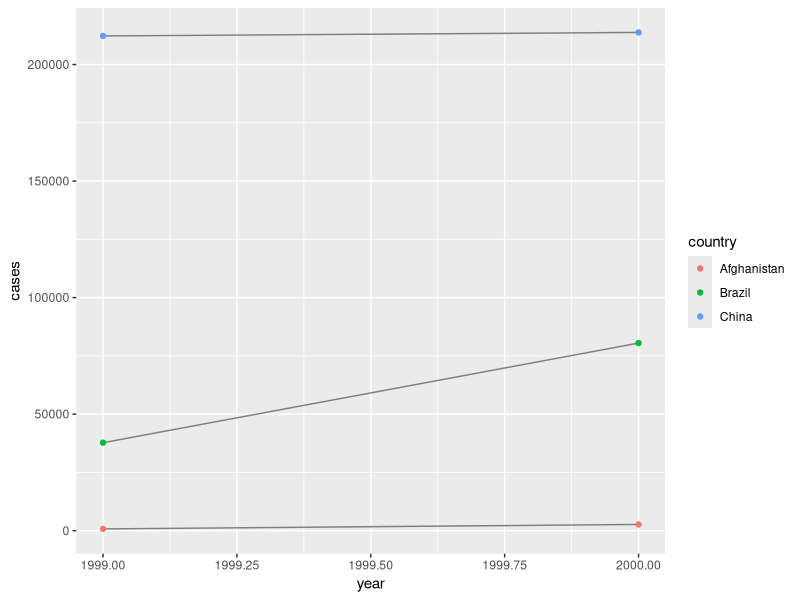
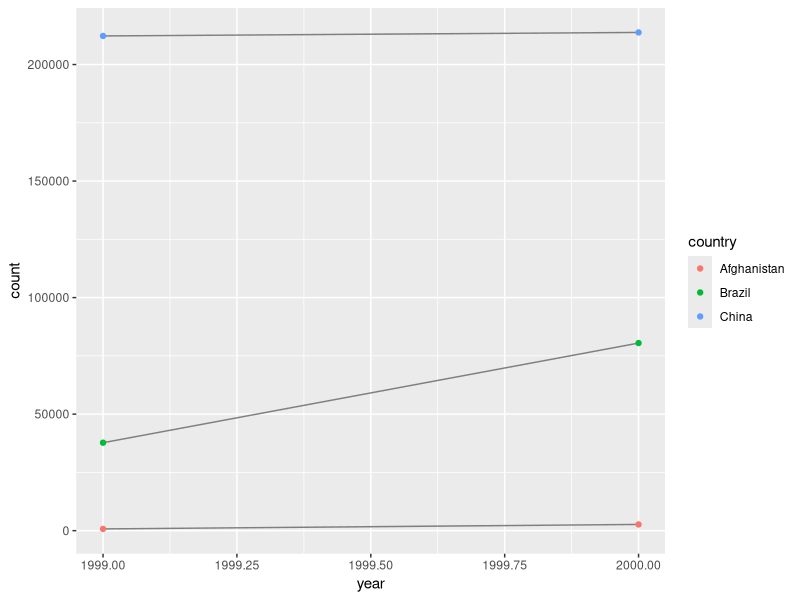

Reproduce these figures in R, in order.
## ---- chunk 1
library(tidyverse)
## ---- chunk 2
table1
## ---- chunk 3
table2
## ---- chunk 4
table3
## ---- chunk 5
table4a
## ---- chunk 6
table4b
## ---- chunk 7
table1 %>% 
  mutate(rate = cases / population * 10000)
## ---- chunk 8
table1 %>% 
  count(year, wt = cases)
## ---- chunk 9
library(ggplot2)
ggplot(table1, aes(year, cases)) + 
  geom_line(aes(group = country), colour = "grey50") + 
  geom_point(aes(colour = country))
## ---- chunk 10
table2 %>% 
  filter(type == "cases") %>%
  ggplot(aes(year, count)) + 
  geom_line(aes(group = country), colour = "grey50") + 
  geom_point(aes(colour = country))
## ---- chunk 11
table4a %>% 
  gather(`1999`, `2000`, key = "year", value = "cases")
## ---- chunk 12
table4b %>% 
  gather(`1999`, `2000`, key = "year", value = "population")
## ---- chunk 13
tidy4a <- table4a %>% 
  gather(`1999`, `2000`, key = "year", value = "cases")
tidy4b <- table4b %>% 
  gather(`1999`, `2000`, key = "year", value = "population")
left_join(tidy4a, tidy4b)
## ---- chunk 14
spread(table2, key = type, value = count)
## ---- chunk 15
stocks <- tibble(
  year   = c(2015, 2015, 2016, 2016),
  half  = c(   1,    2,     1,    2),
  return = c(1.88, 0.59, 0.92, 0.17)
)
stocks %>% 
  spread(year, return) %>% 
  gather("year", "return", `2015`:`2016`)
## ---- chunk 16
stocks %>% 
  spread(year, return) %>% 
  gather("year", "return", `2015`:`2016`, convert = TRUE)
## ---- chunk 17
preg <- tribble(
  ~pregnant, ~male, ~female,
  "yes",     NA,    10,
  "no",      20,    12
)
## ---- chunk 18
preg%>%
  gather(male, female, key="gender", value=cases)
## ---- chunk 19
preg %>% gather(male, female, key="gender", value=cases) %>%
  spread(key = pregnant, value=cases)
## ---- chunk 20
table3 %>% 
  separate(rate, into = c("cases", "population"))
## ---- chunk 21
table3 %>% 
  separate(rate, into = c("cases", "population"), sep = "/")
## ---- chunk 22
table3 %>% 
  separate(rate, into = c("cases", "population"), convert = TRUE)
## ---- chunk 23
table3 %>% 
  separate(year, into = c("century", "year"), sep = 2)
## ---- chunk 24
table5 %>% 
  unite(new, century, year)
## ---- chunk 25
table5 %>% 
  unite(new, century, year, sep = "")
## ---- chunk 26
tibble(x = c("a,b,c", "d,e,f,g", "h,i,j")) %>% 
  separate(x, c("one", "two", "three"), extra="merge")
## ---- chunk 27
tibble(x = c("a,b,c", "d,e,f,g", "h,i,j")) %>% 
  separate(x, c("one", "two", "three", "four"), fill="left")
